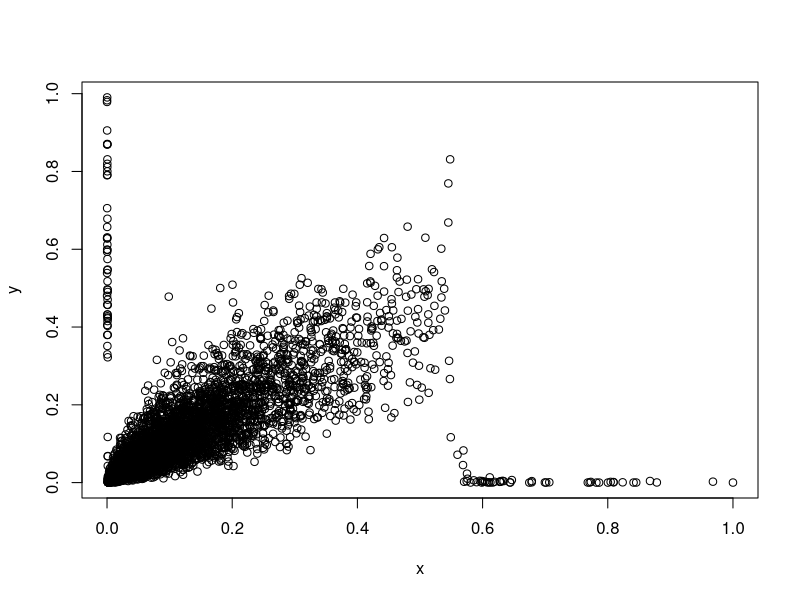
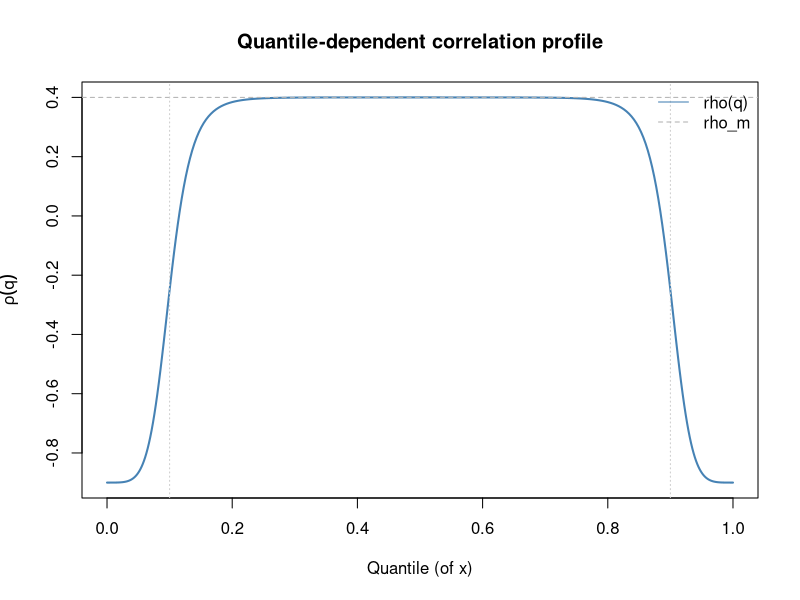

Recreate these plots in R, in order.
# twisted copula

# Smooth tail-flip generator with optional two-tail extension
# See inline comments for usage.

smooth_tail_flip <- function(
    x,
    rho_m = 0.9,
    rho_t_hi = -0.9,     # upper-tail correlation target
    rho_t_lo = -0.9,     # lower-tail correlation target; if NULL, uses same as rho_m
    alpha = 0.01,         # tail mass for each tail
    h = 0.01,             # smoothness in z-space (larger = smoother)
    seed = NULL
) {
  stopifnot(is.numeric(x), length(x) >= 5)
  if (!is.null(seed)) set.seed(seed)
  
  n <- length(x)
  eps <- 1e-6
  clamp <- function(v, lo = -0.999, hi = 0.999) pmax(lo, pmin(hi, v))
  
  # empirical marginal
  rank_u <- (rank(x, ties.method = "average")) / (n + 1)
  qF <- function(p) as.numeric(stats::quantile(x, probs = p, type = 8))
  z  <- stats::qnorm(rank_u)
  
  # Cutoffs
  z_hi <- stats::qnorm(1 - alpha)
  z_lo <- stats::qnorm(alpha)
  if (is.null(rho_t_lo)) rho_t_lo <- rho_m
  
  # Smooth weights
  w_hi <- stats::plogis((z - z_hi) / max(h, 1e-6))   # upper tail
  w_lo <- stats::plogis(-(z - z_lo) / max(h, 1e-6))  # lower tail
  
  # Combined tail weight (0 in middle, ~1 in each tail)
  w_total <- pmax(w_hi, w_lo)
  
  # Which target correlation applies
  rho_target <- (w_hi * rho_t_hi + w_lo * rho_t_lo) / pmax(w_total, 1e-8)
  rho_target[!is.finite(rho_target)] <- rho_m
  
  # Generate y given bulk correlation rho_bulk
  generate_y_from_rho_bulk <- function(rho_bulk) {
    e  <- stats::rnorm(n)
    rho_i <- clamp((1 - w_total) * rho_bulk + w_total * rho_target)
    z_y <- rho_i * z + sqrt(pmax(1 - rho_i^2, eps)) * e
    u_y <- stats::pnorm(z_y)
    qF(u_y)
  }
  
  return(generate_y_from_rho_bulk(rho_m))
}


# Plot the quantile-dependent correlation blending function
plot_rho_profile <- function(
    rho_m = 0.4,
    rho_t_hi = -0.9,
    rho_t_lo = NULL,
    alpha = 0.1,
    h = 0.5
) {
  if (is.null(rho_t_lo)) rho_t_lo <- rho_m
  z <- seq(-4, 4, length.out = 500)
  z_hi <- qnorm(1 - alpha)
  z_lo <- qnorm(alpha)
  w_hi <- plogis((z - z_hi) / h)
  w_lo <- plogis(-(z - z_lo) / h)
  w_total <- pmax(w_hi, w_lo)
  rho_target <- (w_hi * rho_t_hi + w_lo * rho_t_lo) / pmax(w_total, 1e-8)
  rho_target[!is.finite(rho_target)] <- rho_m
  rho_i <- (1 - w_total) * rho_m + w_total * rho_target
  q <- pnorm(z)
  plot(q, rho_i, type = "l", lwd = 2, col = "steelblue",
       xlab = "Quantile (of x)", ylab = expression(rho(q)),
       main = "Quantile-dependent correlation profile")
  abline(h = rho_m, col = "gray70", lty = 2)
  abline(v = c(alpha, 1 - alpha), col = "gray80", lty = 3)
  if (!is.null(rho_t_lo))
    legend("topright", legend = c("rho(q)", "rho_m"), col = c("steelblue","gray70"), lty = c(1,2), bty = "n")
}

set.seed(42)
n <- 5000
x <- rexp(n)
x = x/max(x)

# x=runif(n)

# Generate with two-tail flip: both upper and lower tails anticorrelated
y <- smooth_tail_flip(
  x,
  rho_m = 0.9,
  rho_t_hi = -0.9,
  rho_t_lo = -0.9,
  alpha = 0.01,
  h = 0.01
)

# check correlations
cor(x, y)  # overall
plot(x,y)
qx <- quantile(x, 0.9); qy <- quantile(y, 0.9)
qlx <- quantile(x, 0.1); qly <- quantile(y, 0.1)
c(
  overall = cor(x, y),
  center = cor(x[x>qlx & x<qx & y>qly & y<qy], y[x>qlx & x<qx & y>qly & y<qy]),
  upper_tail = cor(x[x>qx & y<qly], y[x>qx & y<qly]),
  lower_tail = cor(x[x<qlx & y>qy], y[x<qlx & y>qy])
)

# visualize the correlation profile
plot_rho_profile(rho_m = 0.4, rho_t_hi = -0.9, rho_t_lo = -0.9, alpha = 0.1, h = 0.1)

